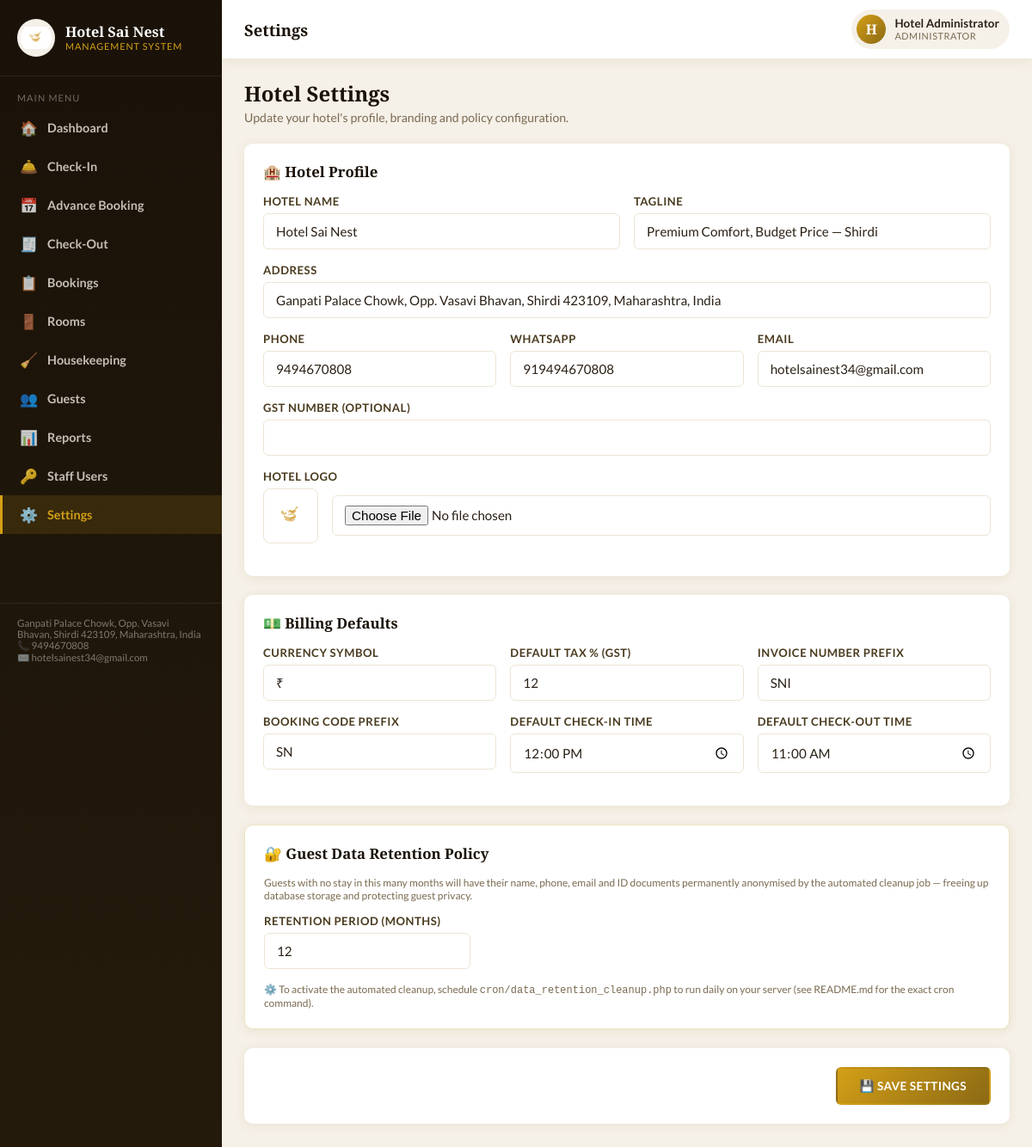
The page /settings.php (signed in) on the database its author committed.
### tables this page shows
CREATE TABLE IF NOT EXISTS `users` (
  `id` INT UNSIGNED NOT NULL AUTO_INCREMENT,
  `full_name` VARCHAR(120) NOT NULL,
  `username` VARCHAR(60) NOT NULL,
  `password_hash` VARCHAR(255) NOT NULL,
  `role` ENUM('admin','manager','frontdesk','housekeeping') NOT NULL DEFAULT 'frontdesk',
  `phone` VARCHAR(20) DEFAULT NULL,
  `status` ENUM('active','disabled') NOT NULL DEFAULT 'active',
  `last_login` DATETIME DEFAULT NULL,
  `created_at` DATETIME NOT NULL DEFAULT CURRENT_TIMESTAMP,
  PRIMARY KEY (`id`),
  UNIQUE KEY `uq_username` (`username`)
);

### includes/db.php (called while the page is built, shortened)
<?php
function db(): PDO {
    static $pdo = null;
    if ($pdo === null) {
        try {
            $dsn = 'mysql:host=' . DB_HOST . ';dbname=' . DB_NAME . ';charset=' . DB_CHARSET;
            $pdo = new PDO($dsn, DB_USER, DB_PASS, [
                PDO::ATTR_ERRMODE            => PDO::ERRMODE_EXCEPTION,
                PDO::ATTR_DEFAULT_FETCH_MODE => PDO::FETCH_ASSOC,
                PDO::ATTR_EMULATE_PREPARES   => false,
            ]);
            $pdo->exec("SET time_zone = '+05:30'");
        } catch (PDOException $e) {
            if (APP_DEBUG) {
                die('Database connection failed: ' . $e->getMessage() .
                    '<br><br>Please check the credentials in <code>config/config.php</code> ' .
                    'and make sure you have imported <code>database.sql</code>.');
            }
            die('Database connection failed. Please contact the site administrator.');
        }
    }
    return $pdo;
}

### includes/functions.php (called while the page is built, shortened)
<?php
require_once __DIR__ . '/db.php';
function getSetting(string $key, string $default = ''): string {
    static $cache = null;
    if ($cache === null) {
        $cache = [];
        try {
            $stmt = db()->query("SELECT setting_key, setting_value FROM settings");
            foreach ($stmt->fetchAll() as $row) {
                $cache[$row['setting_key']] = $row['setting_value'];
            }
        } catch (PDOException $e) {
            $cache = [];
        }
    }
    return $cache[$key] ?? $default;
}
function e(?string $str): string {
    return htmlspecialchars($str ?? '', ENT_QUOTES, 'UTF-8');
}
    ?>
    <?php
function roleLabel(string $role): string {
    $map = [
        'admin'        => 'Administrator',
        'manager'      => 'Manager',
        'frontdesk'    => 'Front Desk',
        'housekeeping' => 'Housekeeping',
    ];
    return $map[$role] ?? ucfirst($role);
}

### includes/auth.php (called while the page is built, shortened)
<?php
require_once __DIR__ . '/functions.php';
function currentUser(): ?array {
    static $user = null;
    if ($user === null) {
        $stmt = db()->prepare("SELECT * FROM users WHERE id = :id LIMIT 1");
        $stmt->execute(['id' => $_SESSION['user_id']]);
        $user = $stmt->fetch() ?: null;
    }
    return $user;
}

### includes/layout_top.php (the view, shortened to what this page needs)
<?php
$user = currentUser();
$hotelName = getSetting('hotel_name', 'Hotel Sai Nest');
$pageTitle = $pageTitle ?? 'Dashboard';
$activeNav = $activeNav ?? '';
$navItems = [
  'dashboard'    => ['icon' => '🏠', 'label' => 'Dashboard',    'href' => 'dashboard.php',    'roles' => ['admin','manager','frontdesk','housekeeping']],
  'checkin'      => ['icon' => '🛎️', 'label' => 'Check-In',     'href' => 'checkin.php',      'roles' => ['admin','manager','frontdesk']],
  'advance_booking' => ['icon' => '📅', 'label' => 'Advance Booking', 'href' => 'advance_booking.php', 'roles' => ['admin','manager','frontdesk']],
  'checkout'     => ['icon' => '🧾', 'label' => 'Check-Out',    'href' => 'checkout.php',     'roles' => ['admin','manager','frontdesk']],
  'bookings'     => ['icon' => '📋', 'label' => 'Bookings',     'href' => 'bookings.php',     'roles' => ['admin','manager','frontdesk']],
  'rooms'        => ['icon' => '🚪', 'label' => 'Rooms',        'href' => 'rooms.php',        'roles' => ['admin','manager','frontdesk','housekeeping']],
  'housekeeping' => ['icon' => '🧹', 'label' => 'Housekeeping', 'href' => 'housekeeping.php', 'roles' => ['admin','manager','frontdesk','housekeeping']],
  'guests'       => ['icon' => '👥', 'label' => 'Guests',       'href' => 'guests.php',       'roles' => ['admin','manager','frontdesk']],
  'reports'      => ['icon' => '📊', 'label' => 'Reports',      'href' => 'reports.php',      'roles' => ['admin','manager']],
  'users'        => ['icon' => '🔑', 'label' => 'Staff Users',  'href' => 'users.php',        'roles' => ['admin']],
  'settings'     => ['icon' => '⚙️', 'label' => 'Settings',     'href' => 'settings.php',     'roles' => ['admin']],
];
?><!DOCTYPE html>
<html lang="en">
<head>
<link rel="stylesheet" href="<?= BASE_URL ?>/assets/css/style.css">
</head>
<body>
<div class="app-shell">
  <aside class="sidebar" id="sidebar">
    <div class="sidebar-brand">
      <img src="<?= BASE_URL ?>/assets/images/logo.png" alt="<?= e($hotelName) ?> logo">
      <div>
        <div class="bname"><?= e($hotelName) ?></div>
        <div class="bsub">Management System</div>
      </div>
    </div>
    <nav class="sidebar-nav">
      <div class="nav-section-label">Main Menu</div>
      <?php foreach ($navItems as $key => $item):
        if (!in_array($_SESSION['role'] ?? '', $item['roles'], true)) continue; ?>
        <a href="<?= BASE_URL ?>/<?= $item['href'] ?>" class="<?= $activeNav === $key ? 'active' : '' ?>">
          <span class="ic"><?= $item['icon'] ?></span> <?= e($item['label']) ?>
        </a>
      <?php endforeach; ?>
    </nav>
    <div style="height:80px;"></div>
    <div class="sidebar-foot">
      <?= e(getSetting('hotel_address', '')) ?><br>
      📞 <?= e(getSetting('hotel_phone', '')) ?><br>
      ✉️ <?= e(getSetting('hotel_email', '')) ?>
    </div>
  </aside>
  <div class="main-area">
    <header class="topbar">
      <div style="display:flex;align-items:center;gap:14px;">
        <h1><?= e($pageTitle) ?></h1>
      </div>
      <div class="topbar-right">
        <div class="user-chip" onclick="document.getElementById('userMenu').classList.toggle('open')">
          <div class="avatar"><?= e(strtoupper(substr($user['full_name'] ?? 'U', 0, 1))) ?></div>
          <div>
            <div class="uname"><?= e($user['full_name'] ?? '') ?></div>
            <div class="urole"><?= e(roleLabel($user['role'] ?? '')) ?></div>
          </div>
        </div>
      </div>
    </header>
    <main class="content">

### assets/css/style.css (style rules this page uses)
:root { --gold: #8B6914; --gold-light: #D4A017; --gold-pale: #F0E4C0; --green: #2C5F2E; --green-light: #4A8B4C; --red: #B23A2E; --red-light: #E8746A; --blue: #2E5F8B; --cream: #F5F0E8; --cream-dark: #EDE5D4; --brown-dark: #1A1208; --brown-mid: #4A3B1F; --text-main: #2A2015; --text-muted: #7A6A50; --white: #FFFFFF; --shadow-sm: 0 2px 12px rgba(139,105,20,0.10); --shadow-md: 0 6px 28px rgba(139,105,20,0.14); --shadow-lg: 0 16px 48px rgba(139,105,20,0.20); --radius: 10px; --radius-sm: 6px; --sidebar-w: 258px; --st-clean: #047857; --st-clean-bg: #D1F0E2; --st-occupied: #1E40AF; --st-occupied-bg: #DBEAFE; --st-dirty: #991B1B; --st-dirty-bg: #FEE2E2; --st-maintenance: #9A3412; --st-maintenance-bg: #FFEDD5; --st-reserved: #5B21B6; --st-reserved-bg: #EDE9FE; --transition: 0.25s cubic-bezier(0.4,0,0.2,1); }
* , *::before, *::after { box-sizing: border-box; margin: 0; padding: 0; }
html { font-size: 16px; }
body { font-family: 'Lato', sans-serif; background: var(--cream); color: var(--text-main); min-height: 100vh; }
img { max-width: 100%; display: block; }
a { text-decoration: none; color: inherit; }
h1,h2,h3,h4 { font-family: 'Playfair Display', serif; color: var(--brown-dark); line-height: 1.25; }
.app-shell { display:flex; min-height:100vh; }
.sidebar { width: var(--sidebar-w); flex-shrink:0; background: linear-gradient(180deg, var(--brown-dark), #241a0c); color: var(--cream); position: fixed; top:0; left:0; bottom:0; overflow-y:auto; z-index: 40; transition: transform var(--transition); }
.sidebar-brand { display:flex; align-items:center; gap:12px; padding: 22px 20px; border-bottom: 1px solid rgba(255,255,255,0.08); }
.sidebar-brand img { width:44px; height:44px; object-fit:contain; background:var(--cream); border-radius:50%; padding:4px; }
.sidebar-brand .bname { font-family:'Playfair Display',serif; font-weight:700; font-size:1.02rem; color:var(--white); line-height:1.2; }
.sidebar-brand .bsub { font-size:0.68rem; color: var(--gold-light); letter-spacing:.08em; text-transform:uppercase; }
.nav-section-label { padding: 18px 20px 6px; font-size:0.68rem; text-transform:uppercase; letter-spacing:.1em; color: rgba(245,240,232,0.4); }
.sidebar-nav a { display:flex; align-items:center; gap:12px; padding: 12px 20px; color: rgba(245,240,232,0.78); font-weight:600; font-size:0.9rem; border-left:3px solid transparent; transition: var(--transition); }
.sidebar-nav a.active { background: rgba(212,160,23,0.14); border-left-color: var(--gold-light); color: var(--gold-light); }
.sidebar-nav .ic { width:20px; text-align:center; font-size:1.05rem; }
.sidebar-foot { padding: 16px 20px; border-top: 1px solid rgba(255,255,255,0.08); font-size:0.72rem; color: rgba(245,240,232,0.45); }
.main-area { margin-left: var(--sidebar-w); flex:1; display:flex; flex-direction:column; min-width:0; }
.topbar { height: 68px; background: var(--white); box-shadow: var(--shadow-sm); display:flex; align-items:center; justify-content: space-between; padding: 0 26px; position: sticky; top:0; z-index:30; gap: 16px; }
.topbar h1 { font-size:1.15rem; }
.topbar-right { display:flex; align-items:center; gap:18px; }
.user-chip { display:flex; align-items:center; gap:10px; padding: 6px 12px 6px 6px; border-radius: 30px; background: var(--cream); cursor:pointer; }
.user-chip .avatar { width:34px; height:34px; border-radius:50%; background: linear-gradient(135deg,var(--gold-light),var(--gold)); color:#fff; display:flex; align-items:center; justify-content:center; font-weight:700; font-family:'Playfair Display',serif; }
.user-chip .uname { font-weight:700; font-size:0.84rem; line-height:1.1; }
.user-chip .urole { font-size:0.68rem; color:var(--text-muted); text-transform:uppercase; letter-spacing:.05em; }
.content { padding: 26px; flex:1; }

### rows shown on the page
users: full_name "H", full_name "Hotel Administrator", role "ADMINISTRATOR"

### other values the page prints
$hotelName "Hotel Sai Nest"
$item['icon'] "🏠"
$item['label'] "Dashboard"
$item['icon'] "🛎️"
$item['label'] "Check-In"
$item['icon'] "📅"
$item['label'] "Advance Booking"
$item['icon'] "🧾"
$item['label'] "Check-Out"
$item['icon'] "📋"
$item['label'] "Bookings"
$item['icon'] "🚪"
$item['label'] "Rooms"
$item['icon'] "🧹"
$item['label'] "Housekeeping"
